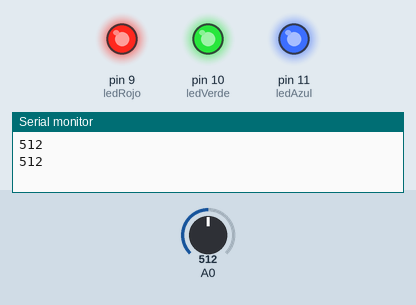
The sketch below on a simulated Arduino Uno, built with avr-gcc and run on an emulated ATmega328P. Shown: output pins drawn as LEDs (lit = HIGH), the last lines printed to the serial monitor. The inputs (shaded band) are chosen by the test bench; at power-on: A0 = 512.

Above: at 1.8 s.
1.9 s: A0 set to 753
3.4 s: A0 set to 770
At 4.3 s:
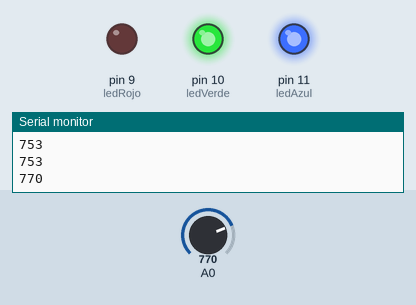
7.5 s: A0 set to 880
At 8.6 s:
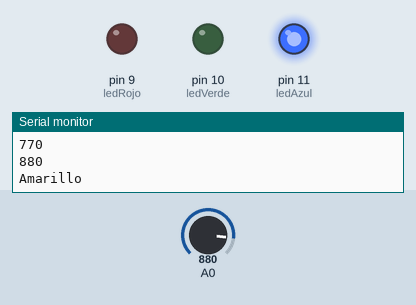
11.6 s: A0 set to 889
13.5 s: A0 set to 898
At 16.2 s:
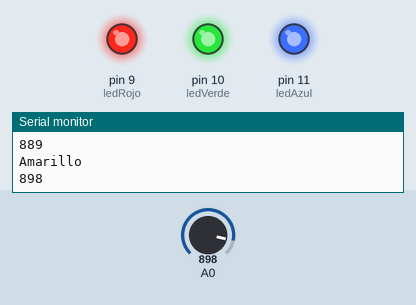
16.5 s: A0 set to 765
At 17.9 s:
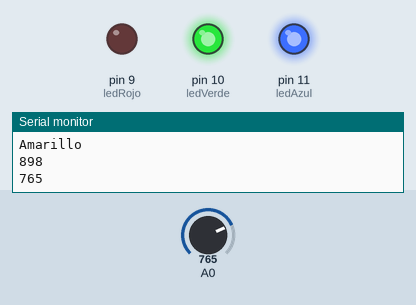
Timing chart, 0 to 21.6 s (numbered marks = the images above; inputs shaded):
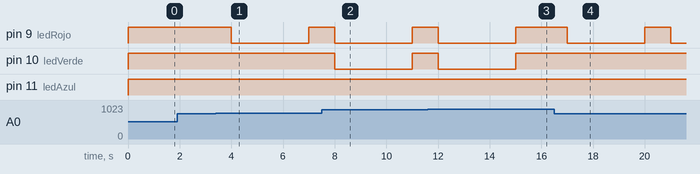

The sketch:

sketch_jan07b.ino
```cpp
int ledRojo  =  9; //Declaro pin para cátodo del rojo
int ledVerde = 10; //Declaro pin para cátodo del verde
int ledAzul  = 11; //Declaro pin para cátodo del azul

void setup() {
  Serial.begin(9600);
  pinMode(ledRojo, OUTPUT);  //Configuro el pin 9 como salida
  pinMode(ledVerde, OUTPUT); //Configuro el pin 10 como salida
  pinMode(ledAzul, OUTPUT);  //Configuro el pin 11 como salida
}

void loop() {
  int sensor = analogRead(A0);
  Serial.println(sensor);
  //Amarillo
  if(sensor>=870 && sensor<=897){
    analogWrite(ledRojo,0);
    analogWrite(ledVerde,0);
    analogWrite(ledAzul,255);
    Serial.println("Amarillo");
    delay(3000);
  }
  //Rojo
  if(sensor>=760 && sensor<=775){
    analogWrite(ledRojo,0);
    analogWrite(ledVerde,255);
    analogWrite(ledAzul,255);
    delay(3000);
  }
  //Verde
  if(sensor>=950 && sensor<=990){
    analogWrite(ledRojo,255);
    analogWrite(ledVerde,0);
    analogWrite(ledAzul,255);
    delay(3000);
  }
  //Azul
  if(sensor>=910 && sensor<=930){
    analogWrite(ledRojo,255);
    analogWrite(ledVerde,255);
    analogWrite(ledAzul,0);
    delay(3000);
  }
  analogWrite(ledRojo,255);
  analogWrite(ledVerde,255);
  analogWrite(ledAzul,255);
  delay(1000);
}
```

Measured:
- the behaviour switches between 759 and 760 on A0 (found by bisection; images 0 and 1)
- the behaviour switches between 897 and 898 on A0 (found by bisection; images 2 and 3)
- after the input at 3.4 s, pin 9 (ledRojo): HIGH → LOW after 0.60 s, → HIGH 3.0 s later
- after the input at 7.5 s, pin 10 (ledVerde): HIGH → LOW after 0.50 s, → HIGH 3.0 s later
- after the input at 13.5 s, pin 9 (ledRojo), pin 10 (ledVerde): goes on until 15.0 s, then stays HIGH
- after the input at 16.5 s, pin 9 (ledRojo): HIGH → LOW after 0.50 s, → HIGH 3.0 s later, → LOW 1.0 s later
